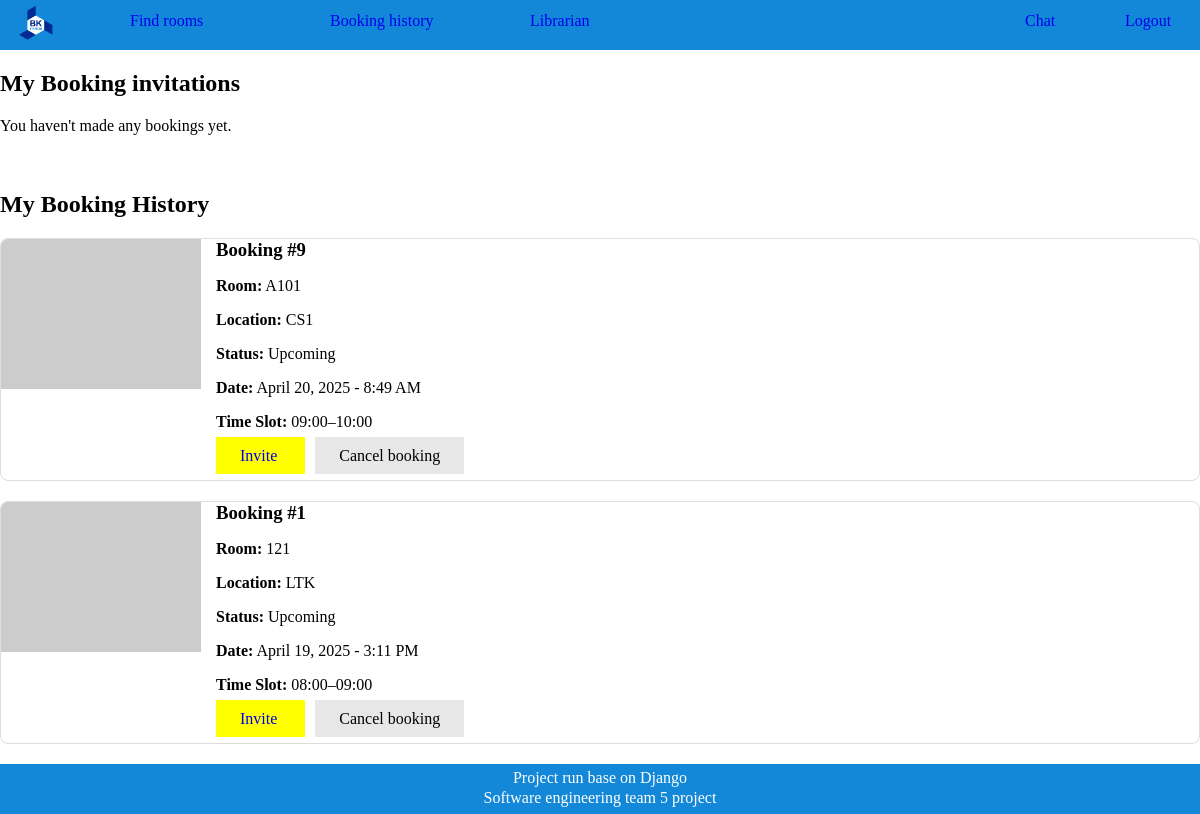
The app's page /book/booking-history/ (signed in) with its own data.
### librarianAdmin/models.py (models this page shows, shortened)
class BookingHistory(models.Model):
    roomID = models.CharField(max_length=10)
    location = models.CharField(max_length=10, default='LTK')  # LTK or other location
    slug = models.SlugField(
        verbose_name="Friendly URL",
        help_text="URL-friendly version of the booking info.",
        unique=True,
        blank=True  # allow it to be blank until auto-generated
    )
    date = models.DateTimeField(auto_now_add=True)
    date_booking = models.DateTimeField(default = '2025-01-01')
    person = models.ManyToManyField(Users, related_name='book')
    TIME_SLOT_CHOICES = [
        ('08:00–09:00', '08:00–09:00'),
        ('09:00–10:00', '09:00–10:00'),
        ('10:00–11:00', '10:00–11:00'),
        ('11:00–12:00', '11:00–12:00'),
        ('12:00–13:00', '12:00–13:00'),
        ('13:00–14:00', '13:00–14:00'),
        ('14:00–15:00', '14:00–15:00'),
        ('15:00–16:00', '15:00–16:00'),
        ('16:00–17:00', '16:00–17:00'),
        ('17:00–18:00', '17:00–18:00'),
        ('18:00–19:00', '18:00–19:00'),
    ]
    time_slot = models.CharField(max_length=20, choices=TIME_SLOT_CHOICES,default='08:00–09:00')
    is_cancelled = models.BooleanField(default=False)

### librarianAdmin/views.py (the view)
# urls.py: path('booking-history/', views.booking_history, name='booking_history'),
@login_required
def booking_history(request):
    bookings = request.user.book.filter(is_cancelled=False).order_by('-date')
    invitation = Invitation.objects.filter(invitee_username=request.user.username)
    return render(request, 'booking/booking_history.html', {'bookings': bookings, 'invitation': invitation})

### templates/booking/booking_history.html (shortened to what this page needs)
{% extends 'general_main.html' %}
{% block content %}
<!DOCTYPE html>
<html lang="en">
<head>
</head>
<body class="p-4 bg-light">
  <h2 class="mb-4">My Booking invitations</h2>
  {% for invite in invitation %}
  <div class="booking-card">
    <img
      src="https://via.placeholder.com/200x150?text=Room+{{ booking.roomID|default:'N/A' }}"
      alt="Room {{ booking.roomID|default:'N/A' }}"
      class="booking-image"
    >
    <div class="booking-details" style = "padding-top:0px;">
		<p><strong>Invitation is sent by:</strong> {{ invite.inviter|default:"(no time slot)" }}</p>
      <h3 style="margin:0px;">Booking #{{ invite.booking.id }}</h3>
      <p><strong>Room:</strong> {{ invite.booking.roomID|default:"(no room)" }}</p>
      <p><strong>Location:</strong> {{ invite.booking.location|default:"(no location)" }}</p>
      {% if invite.booking.is_cancelled %}
        <p><strong>Status:</strong> Cancelled</p>
      {% else %}
        <p><strong>Status:</strong> Upcoming</p>
      {% endif %}
      <p><strong>Date:</strong> {{ invite.booking.date|date:"F j, Y - g:i A"|default:"(no date)" }}</p>
      <p><strong>Time Slot:</strong> {{ invite.booking.time_slot|default:"(no time slot)" }}</p>
      <div class="booking-buttons">
      </div>
    </div>
  </div>
  <!--
  <p><strong>inviter:</strong> {{ invite.inviter|default:"(no time slot)" }}</p>
  <p><strong>Room:</strong> {{ invite.booking.roomID|default:"(no room)" }}</p>
  <p><strong>Location:</strong> {{ invite.booking.location|default:"(no location)" }}</p>
  -->
  {% empty %}
    <div class="alert alert-info">You haven't made any bookings yet.</div>
  {% endfor %}
  <br></br>
  <h2 class="mb-4">My Booking History</h2>
  {% for booking in bookings %}
  <div class="booking-card">
    <img
      src="https://via.placeholder.com/200x150?text=Room+{{ booking.roomID|default:'N/A' }}"
      alt="Room {{ booking.roomID|default:'N/A' }}"
      class="booking-image"
    >
    <div class="booking-details" style = "padding-top:0px;">
      <h3 style="margin:0px;">Booking #{{ booking.id }}</h3>
      <p><strong>Room:</strong> {{ booking.roomID|default:"(no room)" }}</p>
      <p><strong>Location:</strong> {{ booking.location|default:"(no location)" }}</p>
      {% if booking.is_cancelled %}
        <p><strong>Status:</strong> Cancelled</p>
      {% else %}
        <p><strong>Status:</strong> Upcoming</p>
      {% endif %}
      <p><strong>Date:</strong> {{ booking.date|date:"F j, Y - g:i A"|default:"(no date)" }}</p>
      <p><strong>Time Slot:</strong> {{ booking.time_slot|default:"(no time slot)" }}</p>
      <div class="booking-buttons">
        <a href="{% url 'librarianAdmin:send_invitation' booking.id %}" class="btn btn-warning" style = "background-color: #FFFF00; padding: 10px 24px;text-decoration: none;">
          Invite
        </a>
		<a href="{% url 'librarianAdmin:cancel_booking' booking.id %}" class="btn btn-secondary" style = "background-color: #e7e7e7; color: black; padding: 10px 24px;text-decoration: none;">
          Cancel booking
        </a>
      </div>
    </div>
  </div>
  {% empty %}
    <div class="alert alert-info">You haven't made any bookings yet.</div>
  {% endfor %}
</body>
</html>
{% endblock %}

### templates/booking/booking_history.html (style rules this page uses)
.booking-card { display: flex; border: 1px solid #ddd; border-radius: 8px; margin-bottom: 20px; overflow: hidden; background-color: #fff; }
.booking-image { width: 200px; height: 150px; object-fit: cover; background-color: #f0f0f0; }
.booking-details { flex: 1; padding: 15px; }
.booking-buttons { margin-top: 15px; }
.booking-buttons a, .booking-buttons button { margin-right: 10px; }

### records on screen
BookingHistory: id "9", roomID "A101", location "CS1", shows "Status:", is_cancelled "Upcoming", date "April 20, 2025 - 8:49 AM", time_slot "09:00–10:00"
BookingHistory: id "1", roomID "121", location "LTK", shows "Status:", is_cancelled "Upcoming", date "April 19, 2025 - 3:11 PM", time_slot "08:00–09:00"
